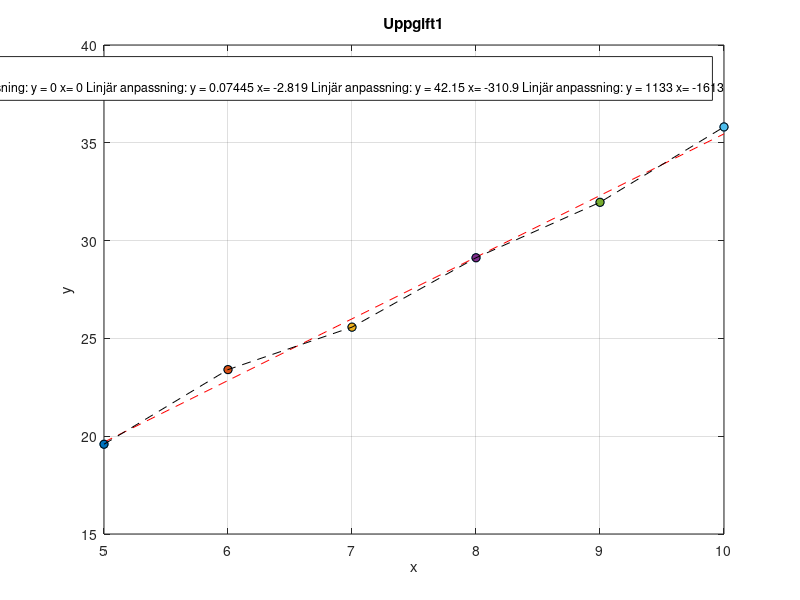

Source code (MATLAB):
clear                                                                       % Tömmer alla variabler
close                                                                       % Stänger alla grafikfönster
clc                                                                         % Tömmer kommandofönstret    
td=[5 6 7 8 9 10]';                                                         % t-data
yd=[19.5888 23.4043 25.5754 29.1231 31.9575 35.8116]';                      % y-data
A=[ones(size(td)) td];                                                      % Designmatrisen
c=A\yd; a=c(1); b=c(2);                                                     % Minsta-kvadratlösningen
n=length(td);                                                               % Antalet mätdata
e=norm(A*c-yd)/sqrt(n);                                                     % Kvadratiska medelfelet

p1 = polyfit(td,yd,1)

plot(td,yd,'o')
hold on
plot(td, polyval(p1,td),'r--')
title('Uppgift1')
xlabel('x')                                                                % Skriv text på x-axeln
ylabel('y')                                                                % Skriv text på y-axeln
legend('Mätdata' , sprintf('Linjär anpassning: y = %.4g x= %.4g ',p1));
grid on                                                                    % Rita rutnät (prickade ledlinjer)
 %a=3.9365
 %b=3.1520
 %e=0.3532
 %Task 1b
hold on
for i = 1:6
    scatter(td(i), yd(i),'filled') 
end

[p1,S] = polyfit(td,yd,7);
plot(td, polyval(p1,td),'ko--')
grid on,hold off

legend('Mätdata' , sprintf('Linjär anpassning: y = %.4g x= %.4g ',p1));
